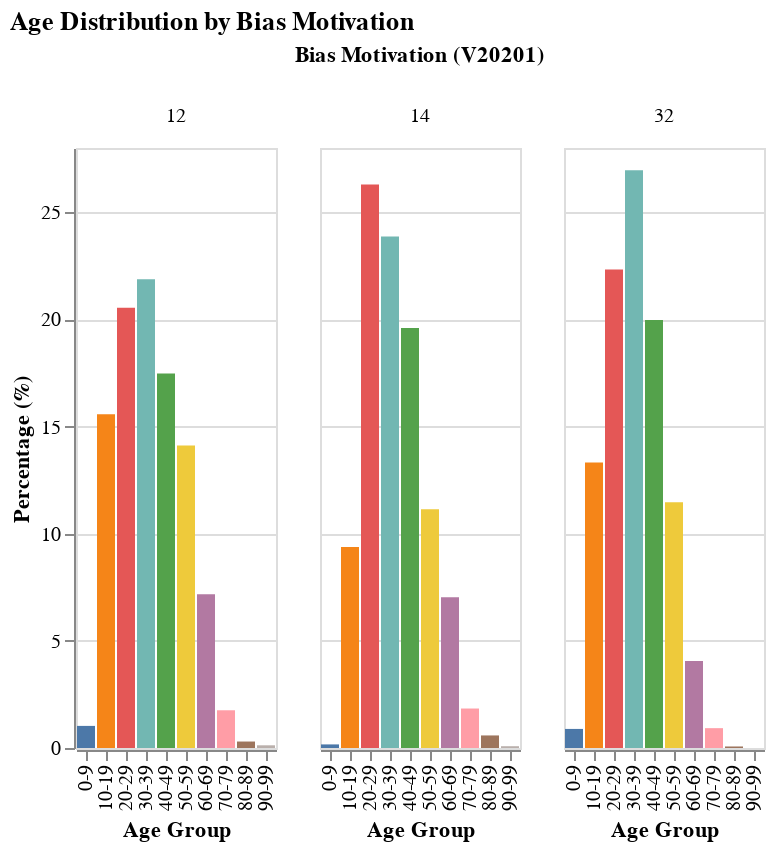

The cell this chart's notebook holds for it:
### Markdown cell above
### Victim Age

### Code cell
# Convert non-numeric values (e.g., strings) to NaN and then to numeric
race_df['V40181'] = pd.to_numeric(race_df['V40181'], errors='coerce')

# Drop rows with NaN in the age column (exclude missing age data from analysis)
race_df_clean = race_df.dropna(subset=['V40181'])

# Group age into 10-year bins
race_df_clean['age_group'] = pd.cut(
    race_df_clean['V40181'],
    bins=range(0, 101, 10),
    right=False,
    labels=['0-9','10-19','20-29','30-39','40-49',
            '50-59','60-69','70-79','80-89','90-99']
)

# Group by age_group and V20201, then reshape into long format
age_group_counts = (
    race_df_clean.groupby(['V20201', 'age_group'])
    .size()
    .reset_index(name='count')
)

# Calculate the percentage within each Bias Motivation group
age_group_counts['percentage'] = (
    age_group_counts.groupby('V20201')['count']
    .transform(lambda x: x / x.sum() * 100)
)

# Plot with Altair
import altair as alt

chart = alt.Chart(age_group_counts).mark_bar().encode(
    x=alt.X('age_group:N', title='Age Group'),
    y=alt.Y('percentage:Q', title='Percentage (%)'),
    color=alt.Color('age_group:N', legend=None),
    column=alt.Column('V20201:N', title='Bias Motivation (V20201)')
).properties(
    width=100,
    height=300,
    title='Age Distribution by Bias Motivation'
)

chart

### Figure 1 — Vega-Lite specification as saved in the notebook (floating-point values rounded to 4 significant figures)
{"config": {"view": {"continuousWidth": 300, "continuousHeight": 300}}, "data": {"name": "data-607d79e30611ea043e42219bb946ff8d"}, "mark": {"type": "bar"}, "encoding": {"color": {"field": "age_group", "legend": null, "type": "nominal"}, "column": {"field": "V20201", "title": "Bias Motivation (V20201)", "type": "nominal"}, "x": {"field": "age_group", "title": "Age Group", "type": "nominal"}, "y": {"field": "percentage", "title": "Percentage (%)", "type": "quantitative"}}, "height": 300, "title": "Age Distribution by Bias Motivation", "width": 100, "$schema": "https://vega.github.io/schema/vega-lite/v5.20.1.json", "datasets": {"data-607d79e30611ea043e42219bb946ff8d": [{"V20201": 12, "age_group": "0-9", "count": 123, "percentage": 1.031}, {"V20201": 12, "age_group": "10-19", "count": 1858, "percentage": 15.58}, {"V20201": 12, "age_group": "20-29", "count": 2451, "percentage": 20.55}, {"V20201": 12, "age_group": "30-39", "count": 2609, "percentage": 21.87}, {"V20201": 12, "age_group": "40-49", "count": 2085, "percentage": 17.48}, {"V20201": 12, "age_group": "50-59", "count": 1684, "percentage": 14.12}, {"V20201": 12, "age_group": "60-69", "count": 856, "percentage": 7.177}, {"V20201": 12, "age_group": "70-79", "count": 210, "percentage": 1.761}, {"V20201": 12, "age_group": "80-89", "count": 36, "percentage": 0.3018}, {"V20201": 12, "age_group": "90-99", "count": 15, "percentage": 0.1258}, {"V20201": 14, "age_group": "0-9", "count": 2, "percentage": 0.1675}, {"V20201": 14, "age_group": "10-19", "count": 112, "percentage": 9.38}, {"V20201": 14, "age_group": "20-29", "count": 314, "percentage": 26.3}, {"V20201": 14, "age_group": "30-39", "count": 285, "percentage": 23.87}, {"V20201": 14, "age_group": "40-49", "count": 234, "percentage": 19.6}, {"V20201": 14, "age_group": "50-59", "count": 133, "percentage": 11.14}, {"V20201": 14, "age_group": "60-69", "count": 84, "percentage": 7.035}, {"V20201": 14, "age_group": "70-79", "count": 22, "percentage": 1.843}, {"V20201": 14, "age_group": "80-89", "count": 7, "percentage": 0.5863}, {"V20201": 14, "age_group": "90-99", "count": 1, "percentage": 0.08375}, {"V20201": 32, "age_group": "0-9", "count": 25, "percentage": 0.8903}, {"V20201": 32, "age_group": "10-19", "count": 374, "percentage": 13.32}, {"V20201": 32, "age_group": "20-29", "count": 627, "percentage": 22.33}, {"V20201": 32, "age_group": "30-39", "count": 757, "percentage": 26.96}, {"V20201": 32, "age_group": "40-49", "count": 561, "percentage": 19.98}, {"V20201": 32, "age_group": "50-59", "count": 322, "percentage": 11.47}, {"V20201": 32, "age_group": "60-69", "count": 114, "percentage": 4.06}, {"V20201": 32, "age_group": "70-79", "count": 26, "percentage": 0.9259}, {"V20201": 32, "age_group": "80-89", "count": 2, "percentage": 0.07123}, {"V20201": 32, "age_group": "90-99", "count": 0, "percentage": 0.0}]}}
